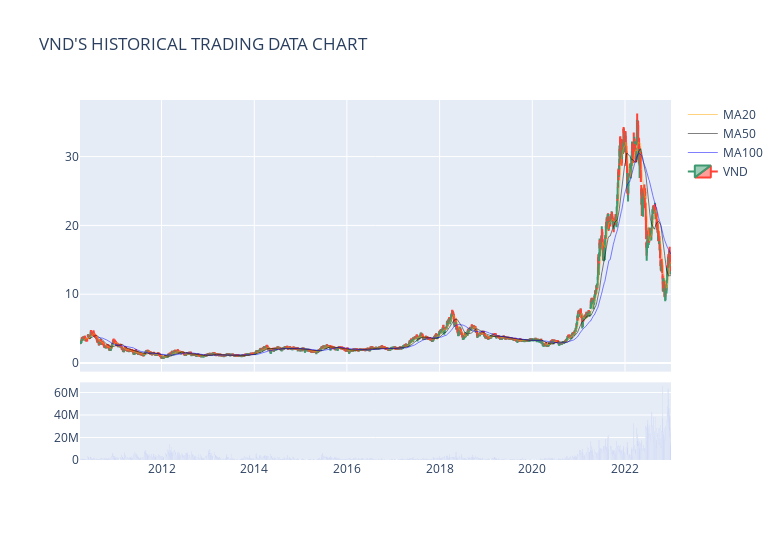
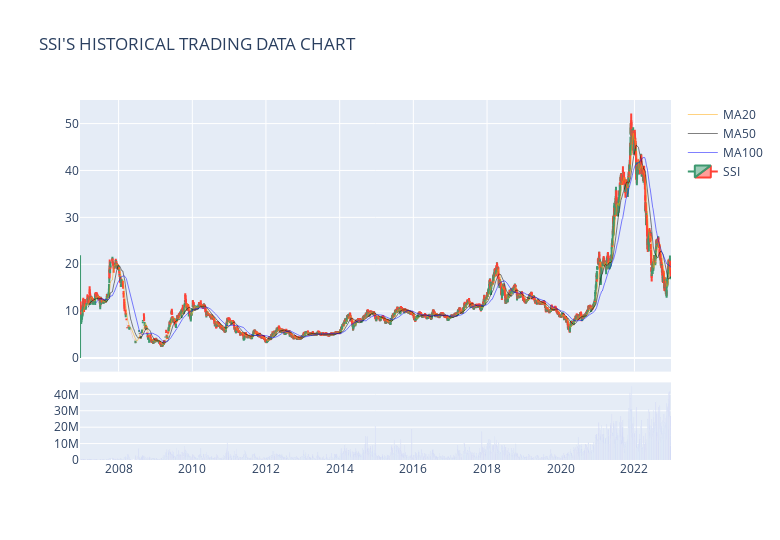

The notebook cell saved with these charts, in order:
### Markdown cell above
# 5. Vẽ biểu đồ lịch sử giao dịch và đường trung bình trượt cho hai mã cổ phiếu VND, SSI:

### Code cell
for stock in symbol_list:
    # Tạo một cửa sổ gồm 2 biểu đồ và dùng chung trục x sử dụng thư viện Plotly nhằm hỗ trợ tương tác và thay đổi biểu đồ:
    fig = make_subplots(rows=2, cols=1,
                        shared_xaxes=True,
                        vertical_spacing=0.03,
                        row_width=[0.2, 0.7]
                        )
    # Truy xuất dữ liệu lịch sử giao dịch lần lượt từng mã cổ phiếu:
    specific_data = pd.DataFrame(historical_data_frame[stock])
    # Thực hiện xóa bỏ dữ liệu trống (NaN) bằng lệnh dropna:
    specific_data = specific_data.dropna()
    # Tính toán trung bình trượt cho khoảng thời gian 20, 50 và 100 ngày qua module ta:
    specific_data["MA20"] = ta.trend.sma_indicator(specific_data['close'], window=20)
    specific_data["MA50"] = ta.trend.sma_indicator(specific_data['close'], window=50)
    specific_data["MA100"] = ta.trend.sma_indicator(specific_data['close'], window=100)
    # Thực hiện thiết kế, vẽ đường trung bình trượt MA20, MA50, MA100 vào cửa sổ:
    fig.add_trace(go.Scatter(x=specific_data.index, y=specific_data['MA20'], name="MA20",line=dict(color = 'orange',width=0.5)))
    fig.add_trace(go.Scatter(x=specific_data.index, y=specific_data['MA50'], name="MA50",line=dict(color = 'black',width=0.5)))
    fig.add_trace(go.Scatter(x=specific_data.index, y=specific_data['MA100'], name="MA100",line=dict(color = 'blue',width=0.5)))
    # Thực hiện crawl dữ liệu có trong từng mã cổ phiếu và vẽ thêm đường biểu đồ nến qua lệnh Candlestick vào cửa sổ chung với đường MA:
    fig.add_trace(go.Candlestick(x=specific_data.index,
                                 open=specific_data['open'],
                                 high=specific_data['high'],
                                 low=specific_data['low'],
                                 close=specific_data['close'], name=stock),
                  row=1, col=1)
    # Thêm biểu đồ đường khối lượng giao dịch qua lệnh Bar vào cửa sổ:
    fig.add_trace(go.Bar(
        x=specific_data.index, y=specific_data['volume'], showlegend=False,marker=dict(color='blue'),opacity=1), row=2, col=1)

    # Xóa thanh trượt khoảng thời gian:
    fig.update(layout_xaxis_rangeslider_visible=False)
    # Thêm tên biểu đồ và căn chỉnh kích thước:
    fig.update_layout(
        autosize=False,
        width=780,
        height=540,
        title_text=stock+'\'S HISTORICAL TRADING DATA CHART'
    )
    # Kết quả:
    fig.show()

### Figure 1 — Plotly figure (JSON) as saved in the notebook; plotly's stock layout.template omitted (floating-point values rounded to 4 significant figures; data arrays with more than 128 entries replaced by an {"elided": "..."} marker saying what was removed)
{"data": [{"line": {"color": "orange", "width": 0.5}, "name": "MA20", "type": "scatter", "x": {"elided": "3167 str values"}, "y": {"elided": "3167 float values"}}, {"line": {"color": "black", "width": 0.5}, "name": "MA50", "type": "scatter", "x": {"elided": "3167 str values"}, "y": {"elided": "3167 float values"}}, {"line": {"color": "blue", "width": 0.5}, "name": "MA100", "type": "scatter", "x": {"elided": "3167 str values"}, "y": {"elided": "3167 float values"}}, {"close": {"elided": "3167 float values"}, "high": {"elided": "3167 float values"}, "low": {"elided": "3167 float values"}, "name": "VND", "open": {"elided": "3167 float values"}, "type": "candlestick", "x": {"elided": "3167 str values"}, "xaxis": "x", "yaxis": "y"}, {"marker": {"color": "blue"}, "opacity": 1, "showlegend": false, "type": "bar", "x": {"elided": "3167 str values"}, "xaxis": "x2", "y": {"elided": "3167 int values"}, "yaxis": "y2"}], "layout": {"autosize": false, "height": 540, "title": {"text": "VND'S HISTORICAL TRADING DATA CHART"}, "width": 780, "xaxis": {"anchor": "y", "domain": [0, 1], "matches": "x2", "rangeslider": {"visible": false}, "showticklabels": false}, "xaxis2": {"anchor": "y2", "domain": [0, 1]}, "yaxis": {"anchor": "x", "domain": [0.2456, 1]}, "yaxis2": {"anchor": "x2", "domain": [0, 0.2156]}}}

### Figure 2 — Plotly figure (JSON) as saved in the notebook; plotly's stock layout.template omitted (floating-point values rounded to 4 significant figures; data arrays with more than 128 entries replaced by an {"elided": "..."} marker saying what was removed)
{"data": [{"line": {"color": "orange", "width": 0.5}, "name": "MA20", "type": "scatter", "x": {"elided": "3964 str values"}, "y": {"elided": "3964 float values"}}, {"line": {"color": "black", "width": 0.5}, "name": "MA50", "type": "scatter", "x": {"elided": "3964 str values"}, "y": {"elided": "3964 float values"}}, {"line": {"color": "blue", "width": 0.5}, "name": "MA100", "type": "scatter", "x": {"elided": "3964 str values"}, "y": {"elided": "3964 float values"}}, {"close": {"elided": "3964 float values"}, "high": {"elided": "3964 float values"}, "low": {"elided": "3964 float values"}, "name": "SSI", "open": {"elided": "3964 float values"}, "type": "candlestick", "x": {"elided": "3964 str values"}, "xaxis": "x", "yaxis": "y"}, {"marker": {"color": "blue"}, "opacity": 1, "showlegend": false, "type": "bar", "x": {"elided": "3964 str values"}, "xaxis": "x2", "y": {"elided": "3964 int values"}, "yaxis": "y2"}], "layout": {"autosize": false, "height": 540, "title": {"text": "SSI'S HISTORICAL TRADING DATA CHART"}, "width": 780, "xaxis": {"anchor": "y", "domain": [0, 1], "matches": "x2", "rangeslider": {"visible": false}, "showticklabels": false}, "xaxis2": {"anchor": "y2", "domain": [0, 1]}, "yaxis": {"anchor": "x", "domain": [0.2456, 1]}, "yaxis2": {"anchor": "x2", "domain": [0, 0.2156]}}}
